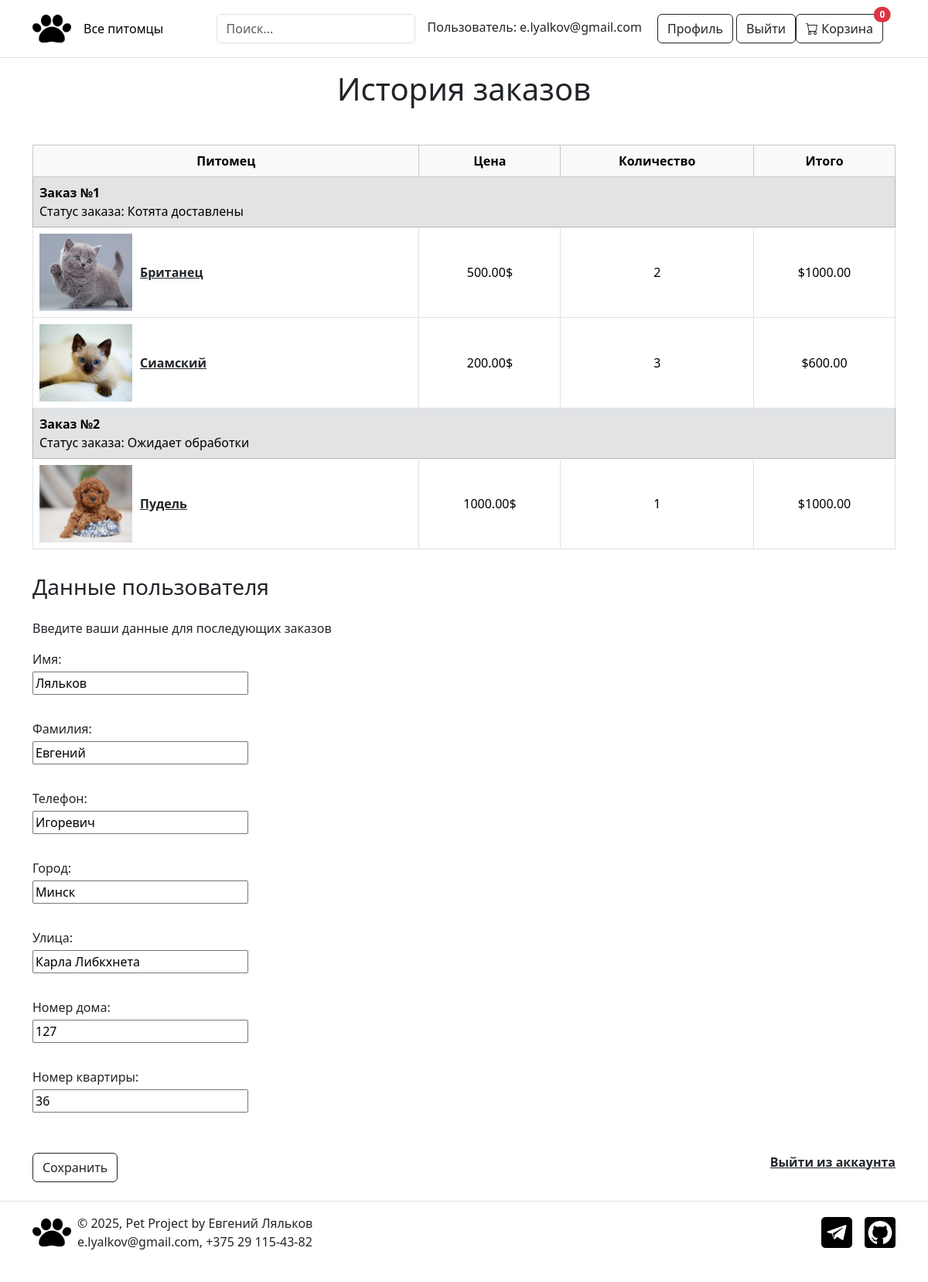
Page /users/profile/ (signed in) on the committed database.
### users/models.py (models this page shows, shortened)
class User(AbstractBaseUser, PermissionsMixin):
    email = models.EmailField(unique=True)
    first_name = models.CharField(max_length=30, blank=True)
    last_name = models.CharField(max_length=30, blank=True)
    phone_number = models.CharField(max_length=20, blank=True)
    city = models.CharField(max_length=30, blank=True)
    street = models.CharField(max_length=30, blank=True)
    house_number = models.CharField(max_length=10, blank=True)
    apartment_number = models.CharField(max_length=10, blank=True)
    is_active = models.BooleanField(default=True) #служебное поля для входа в систему
    is_staff = models.BooleanField(default=False) #доступ к Django-админке
    USERNAME_FIELD = 'email' #Django по умолчанию логинит по username (используем email вместо username)
    REQUIRED_FIELDS = [] #список обязательных полей при создании суперпользователя (email уже обязателен по умолчанию)
    objects = UserManager()

### orders/models.py (models this page shows, shortened)
class Order(models.Model):
    STATUS_CHOICES = [
        ('pending', 'Ожидает обработки'),
        ('shipped', 'Отправлен'),
        ('delivered', 'Доставлен'),
        ('canceled', 'Отменен')
    ]
    user = models.ForeignKey(settings.AUTH_USER_MODEL, on_delete=models.CASCADE)
    first_name = models.CharField(max_length=30)
    last_name = models.CharField(max_length=30)
    phone_number = models.CharField(max_length=20)
    city = models.CharField(max_length=30)
    street = models.CharField(max_length=30)
    house_number = models.CharField(max_length=10)
    apartment_number = models.CharField(max_length=10)
    created_at = models.DateTimeField(auto_now_add=True)
    tracking_number = models.CharField(max_length=40, blank=True,
                                       default='Ожидает обработки')
    status = models.CharField(max_length=20, choices=STATUS_CHOICES,
                              default='pending')
    class Meta:
        verbose_name = 'Order'
        verbose_name_plural = 'Orders'

class OrderItem(models.Model):
    order = models.ForeignKey(Order, related_name='items', on_delete=models.CASCADE)
    product_item = models.ForeignKey(Product, on_delete=models.CASCADE)
    quantity = models.PositiveIntegerField()
    total_price = models.DecimalField(max_digits=10, decimal_places=2)
    class Meta:
        verbose_name = 'Order Item'
        verbose_name_plural = 'Order Items'

### main/models.py (models this page shows, shortened)
class Product(models.Model):
    category = models.ForeignKey(Category, related_name='products', on_delete=models.CASCADE)
    name = models.CharField(max_length=100, db_index=True)
    slug = models.SlugField(max_length=100, unique=True)
    image = models.ImageField(upload_to='products/%Y/%m/%d', blank=True)
    description = models.TextField(blank=True)
    price = models.DecimalField(max_digits=10, decimal_places=2)
    available = models.BooleanField(default=True)
    created = models.DateTimeField(auto_now_add=True, null=True)
    updated = models.DateTimeField(auto_now=True)
    class Meta:
        ordering = ['name']
        verbose_name = 'Продукт'
        verbose_name_plural = 'Продукты'

### users/views.py (the view)
# urls.py: path('profile/', views.profile, name='profile'),
@login_required(login_url='/users/login')
def profile(request):
    user = request.user
    if request.method == 'POST':
        form = UserProfileForm(request.POST, instance=user)
        if form.is_valid():
            form.save()
            return redirect('users:profile')
    else:
        form = UserProfileForm(instance=user)
    orders = Order.objects.filter(user=user)
    return render(request, 'users/profile.html', {
        'form': form,
        'orders': orders,
    })

### users/forms.py
class UserProfileForm(forms.ModelForm):
    class Meta:
        model = User
        fields = [
            'first_name', 'last_name', 'phone_number',
            'city', 'street', 'house_number',
            'apartment_number',
        ]
        labels = {
            'first_name': 'Имя',
            'last_name': 'Фамилия',
            'phone_number': 'Телефон',
            'city': 'Город',
            'street': 'Улица',
            'house_number': 'Номер дома',
            'apartment_number': 'Номер квартиры',
        }

### cart/cart.py (called while the page is built)
    def __len__(self):
        return sum(item['quantity'] for item in self.cart.values())

### cart/context_processors.py (called while the page is built)
def cart(request):
    return {'cart': Cart(request)}

### users/templates/users/profile.html (shortened to what this page needs)
{% extends "main/base.html" %}
{% load static %}
{% block content %}
    <h1 class="text-center mb-5">История заказов</h1>
    <div class="profile d-flex flex-column gap-4 justify-content-center">
        <div class="profile-history">
        <div class="table-responsive">
            <table class="table table-bordered align-middle">
                <thead class="table-light text-center">
                    <tr>
                        <th>Питомец</th>
                        <th>Цена</th>
                        <th>Количество</th>
                        <th>Итого</th>
                    </tr>
                </thead>
                <tbody>
                {% if orders|length == 0 %}
                    <tr>
                        <td colspan="4" class="text-center">
                            <h3 class="mt-5">У вас нет заказов</h3>
                        </td>
                    </tr>
                {% else %}
                    {% for order in orders %}
                        <tr class="table-secondary">
                            <td colspan="4">
                                <strong>Заказ №{{ order.id }}</strong><br>
                                Статус заказа: {{ order.tracking_number }}
                            </td>
                        </tr>
                        {% for item in order.items.all %}
                            <tr>
                                <td>
                                    <div class="d-flex align-items-center">
                                        <img src="{{ item.product_item.image.url }}" alt="" style="width: 120px; height: 100px; object-fit: cover; margin-right: 10px;">
                                        <div>
                                            <a href="{% url 'main:product_detail' item.product_item.slug %}" class="text-dark fw-bold">{{ item.product_item.name }}</a><br>
                                        </div>
                                    </div>
                                </td>
                                <td class="text-center">
                                    {{ item.product_item.price|floatformat:2 }}$
                                </td>
                                <td class="text-center">
                                    {{ item.quantity }}
                                </td>
                                <td class="text-center">
                                    ${{ item.total_price|floatformat:2 }}
                                </td>
                            </tr>
                        {% endfor %}
                    {% endfor %}
                {% endif %}
                </tbody>
            </table>
        </div>
        </div>
    </div>
    <div class="profile-info">
        <h3 class="mb-4 mt-3">Данные пользователя</h3>
            <div class="p-on-order mb-3">
                <p class="block-tag text-start">Введите ваши данные для последующих заказов</p>
            </div>
        <form method="post" class="profile-form">
            <div class="form-blocks d-flex gap-4 w-50">
                <div class="block1 d-flex flex-column gap-1 w-50">
                    {{ form.first_name.label_tag }} {{ form.first_name }} <br>
                    {{ form.last_name.label_tag }} {{ form.last_name }} <br>
                    {{ form.phone_number.label_tag }} {{ form.phone_number }} <br>
                    {{ form.city.label_tag }} {{ form.city }} <br>
                    {{ form.street.label_tag }} {{ form.street }} <br>
                    {{ form.house_number.label_tag }} {{ form.house_number }} <br>
                    {{ form.apartment_number.label_tag }} {{ form.apartment_number }} <br>
                </div>
            </div>
            <div class="profile-buttons mt-4 d-flex justify-content-between">
                <button class="btn btn-outline-dark">Сохранить</button>
                <a href="{% url 'users:user_logout' %}" class="text-dark fw-bold">Выйти из аккаунта</a>
            </div>
        </form>
    </div>
{% endblock content %}

### main/templates/main/base.html (shortened to what this page needs)
{% load static %}
<!doctype html>
<html lang="en">
<head>
    <link rel="stylesheet" href="https://cdn.jsdelivr.net/npm/bootstrap@5.3.3/dist/css/bootstrap.min.css">
    <link rel="stylesheet" href="https://cdn.jsdelivr.net/npm/bootstrap-icons@1.8.0/font/bootstrap-icons.css">
</head>
<body>
    <header class="p-3 mb-3 border-bottom">
        <div class="container">
            <div class="d-flex flex-wrap align-items-center justify-content-center justify-content-lg-start">
                <a href="/" class="d-flex align-items-center mb-2 mb-lg-0 link-body-emphasis text-decoration-none">
                    <img src="{% static 'main/img/logo.png' %}" alt="Логотип" width="50" height="42" class="me-2">
                </a>
                <ul class="nav col-12 col-lg-auto me-lg-auto mb-2 justify-content-center mb-md-0">
                    <li><a href="{% url 'main:product_list' %}" class="nav-link px-2 link-body-emphasis">Все питомцы</a></li>
                </ul>
                <form class="col-12 col-lg-auto mb-3 mb-lg-0 me-lg-3" role="search" method="get" action="{% url 'main:product_list' %}">
                    <input type="search" name="q" class="form-control"
                        placeholder="Поиск..." aria-label="Поиск"
                        value="{{ query|default:'' }}">
                </form>
                <div class="text-end">
                    {% if user.is_authenticated %}
                        <span class="me-3">Пользователь: {{ user.email }}</span>
                        <a href="{% url "users:profile" %}" class="btn btn-outline-dark">Профиль</a>
                        <a href="{% url "users:user_logout" %}" class="btn btn-outline-dark">Выйти</a>
                    {% else %}
                        <a href="{% url "users:user_login" %}" class="btn btn-outline-dark">Войти</a>
                        <a href="{% url "users:register" %}" class="btn btn-outline-dark">Зарегистрироваться</a>
                    {% endif %}
                </div>
                {% if user.is_authenticated %}
                    <div class="d-flex">
                        <a href="{% url "cart:cart_detail" %}" class="btn btn-outline-dark position-relative me-3">
                            <i class="bi bi-cart"></i> Корзина
                            <span class="position-absolute top-0 start-100 translate-middle badge rounded-pill bg-danger">
                                {% with total_items=cart|length %}
                                    {% if total_items > 0 %}
                                        {{ total_items }}
                                    {% else %}
                                        0
                                    {% endif %}
                                {% endwith %}
                            </span>
                        </a>
                    </div>
                {% endif %}
            </div>
        </div>
    </header>
        <div class="container">
            {% block content %}
            {% endblock %}
        </div>
    <footer class="py-3 my-4 border-top">
        <div class="container d-flex justify-content-between align-items-center">
            <div class="d-flex align-items-center">
                <a href="/" class="d-flex align-items-center text-decoration-none me-2">
                    <img src="{% static 'main/img/logo.png' %}" alt="Логотип" width="50" height="42">
                </a>
                <div class="d-flex flex-column">
                    <span class="text-body">© 2025, Pet Project by Евгений Ляльков</span>
                    <span class="text-body">e.lyalkov@gmail.com, +375 29 115-43-82</span>
                </div>
            </div>
            <ul class="nav list-unstyled d-flex mb-0">
                <li class="ms-3">
                    <a href="https://t.me/e_lyalkov" aria-label="Telegram" target="_blank" rel="noopener noreferrer">
                        <img src="{% static 'main/img/free-icon-telegram.png' %}" alt="Telegram" width="40" height="40">
                    </a>
                </li>
                <li class="ms-3">
                    <a href="https://github.com/elyalkov" aria-label="Github" target="_blank" rel="noopener noreferrer">
                        <img src="{% static 'main/img/free-icon-github.png' %}" alt="Github" width="40" height="40">
                    </a>
                </li>
            </ul>
        </div>
    </footer>
</body>
</html>

### rows in the picture
User: email "e.lyalkov@gmail.com", first_name "Ляльков", last_name "Евгений", phone_number "Игоревич", city "Минск", street "Карла Либкхнета", house_number "127", apartment_number "36"
Order: id "1", tracking_number "Котята доставлены"
OrderItem: product_item.image (picture), product_item.name "Британец", product_item.price "500.00", quantity "2", total_price "1000.00"
OrderItem: product_item.image (picture), product_item.name "Сиамский", product_item.price "200.00", quantity "3", total_price "600.00"
Order: id "2", tracking_number "Ожидает обработки"
OrderItem: product_item.image (picture), product_item.name "Пудель", product_item.price "1000.00", quantity "1", total_price "1000.00"
